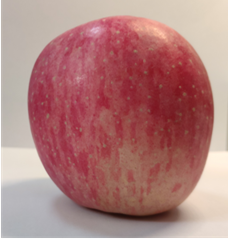
#> input picture 1015.png, 228 x 239 px
$ python huiduhua.py
#> lines starting #> are read from the running program, lines starting #| are printed output that depends on the picture; after the words box and inside, x2 and y2 are one past the last pixel; in counts of white or black regions, pixels touching at a corner belong together
import numpy as np
import cv2
import matplotlib.pyplot as plt

img = cv2.imread('1015.png', 0)
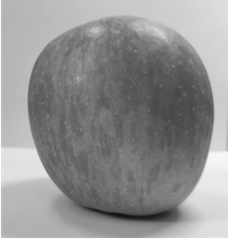
#> img: shape (239, 228); min 21, max 255, mean 145.5

# [6 lines of commented-out code are left out]
ret, th1 = cv2.threshold(img, 127, 255, cv2.THRESH_BINARY)
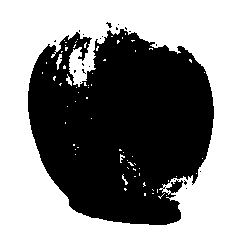
#> th1: shape (239, 228); 50.2% white; 21 black regions (20 under 20 px), largest, box (x1, y1, x2, y2) and area: (28, 29, 214, 225) 27073
# 自适应阈值
th2 = cv2.adaptiveThreshold(
    img, 255, cv2.ADAPTIVE_THRESH_MEAN_C, cv2.THRESH_BINARY, 11, 4)
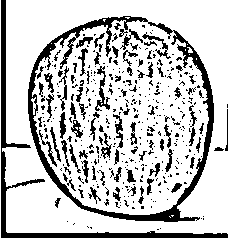
#> th2: shape (239, 228); 77.7% white; 394 black regions (306 under 20 px), largest, box (x1, y1, x2, y2) and area: (28, 16, 214, 222) 3945, (1, 0, 228, 238) 2472, (95, 66, 110, 111) 220
th3 = cv2.adaptiveThreshold(
    img, 255, cv2.ADAPTIVE_THRESH_GAUSSIAN_C, cv2.THRESH_BINARY, 17, 6)
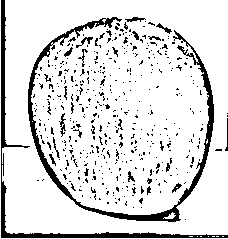
#> th3: shape (239, 228); 86.9% white; 448 black regions (422 under 20 px), largest, box (x1, y1, x2, y2) and area: (28, 17, 214, 222) 2764, (1, 0, 228, 238) 1860, (59, 113, 66, 137) 67
titles = ['Original', 'Global(v = 127)', 'Adaptive Mean', 'Adaptive Gaussian']
images = [img, th1, th2, th3]
for i in range(4):
    plt.subplot(2, 2, i + 1), plt.imshow(images[i], 'gray')
    plt.title(titles[i], fontsize=8)
    plt.xticks([]), plt.yticks([])

plt.show()

$ run again, with 000.png copied over 1015.png
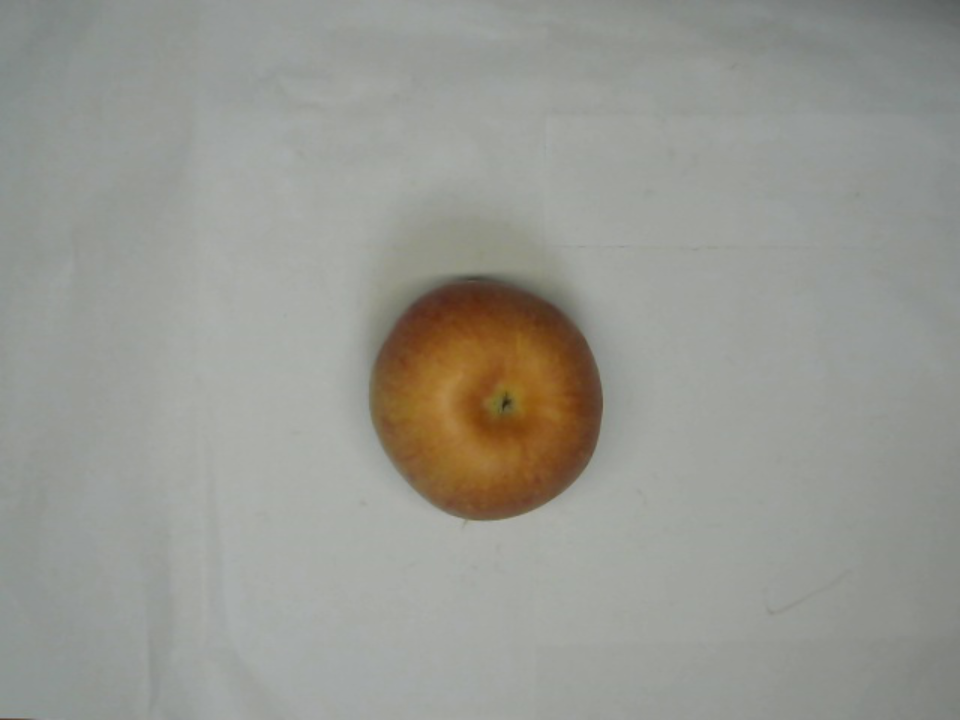
#> input picture 000.png, 960 x 720 px
#> `ret, th1 = cv2.threshold(img, 127, 255, cv2.THRESH_BINARY)`:
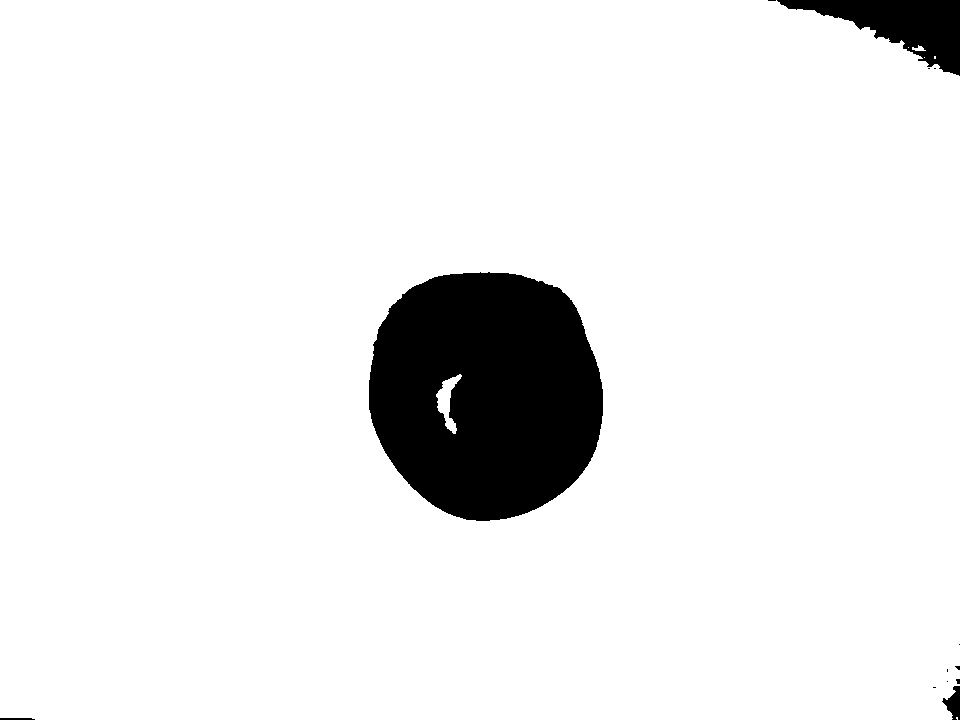
#> th1: shape (720, 960); 92.3% white; 13 black regions (9 under 20 px), largest, box (x1, y1, x2, y2) and area: (369, 272, 603, 521) 46216, (777, 0, 960, 76) 6238, (942, 686, 960, 720) 339, (0, 718, 35, 720) 67
#> th2: shape (720, 960); 99.3% white; 249 black regions (229 under 20 px), largest, box (x1, y1, x2, y2) and area: (369, 291, 603, 521) 3121, (453, 276, 505, 283) 199, (408, 293, 434, 311) 125
#> `th3 = cv2.adaptiveThreshold( img, 255, cv2.ADAPTIVE_THRESH_GAUSSIAN_C,..`:
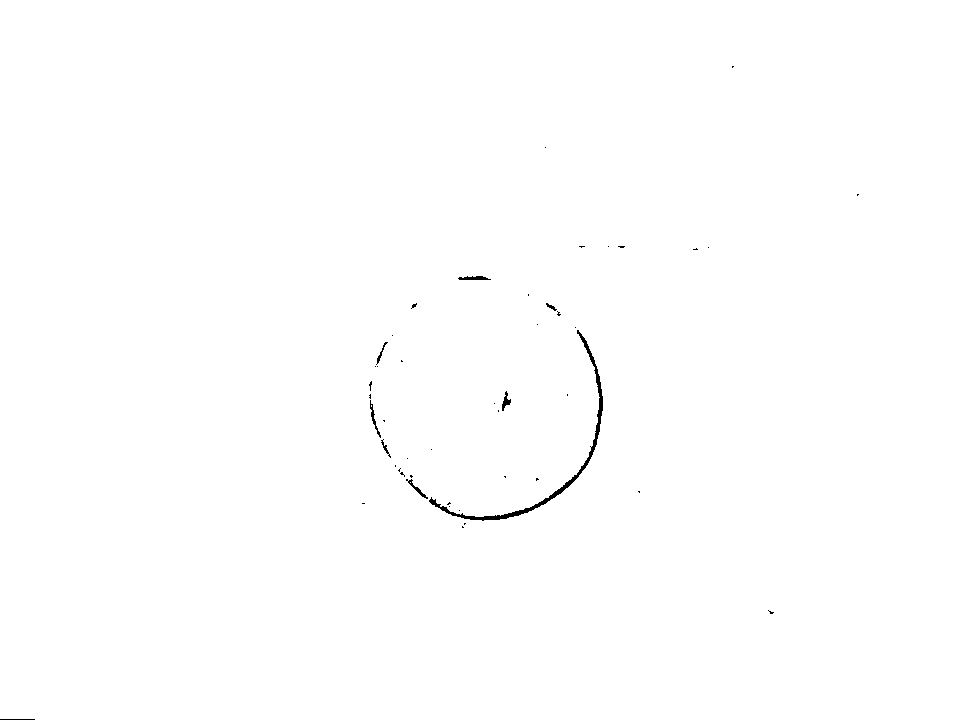
#> th3: shape (720, 960); 99.7% white; 48 black regions (39 under 20 px), largest, box (x1, y1, x2, y2) and area: (429, 330, 603, 521) 1178, (458, 276, 491, 280) 96, (370, 400, 381, 438) 86

$ run again, with 1.png copied over 1015.png
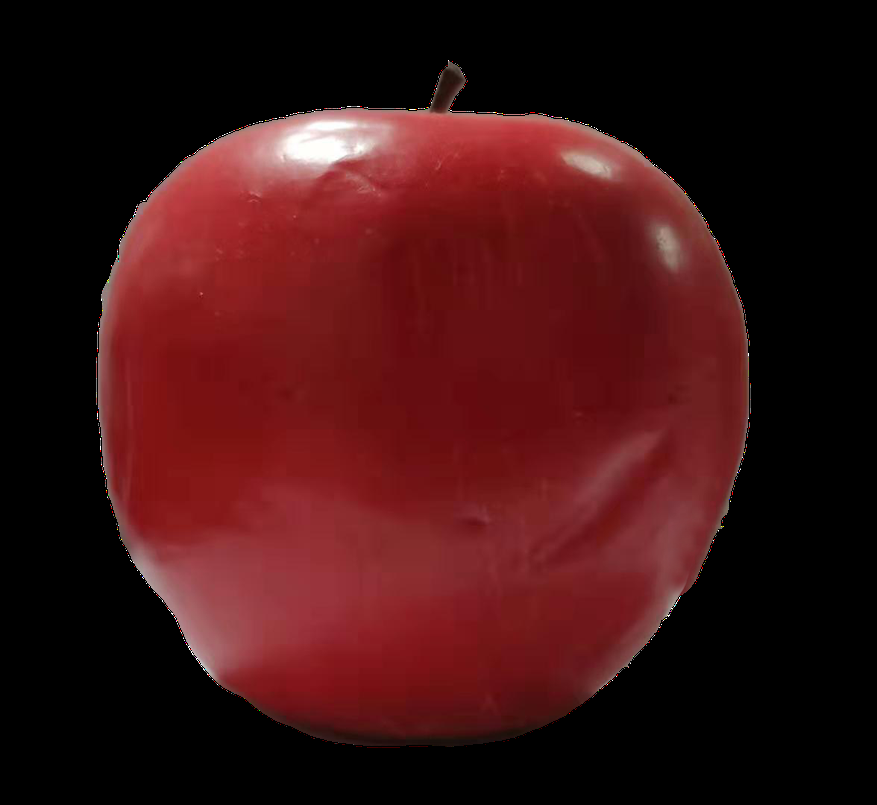
#> input picture 1.png, 877 x 805 px, shrunk from 1176 x 1080 before the run
#> `ret, th1 = cv2.threshold(img, 127, 255, cv2.THRESH_BINARY)`:
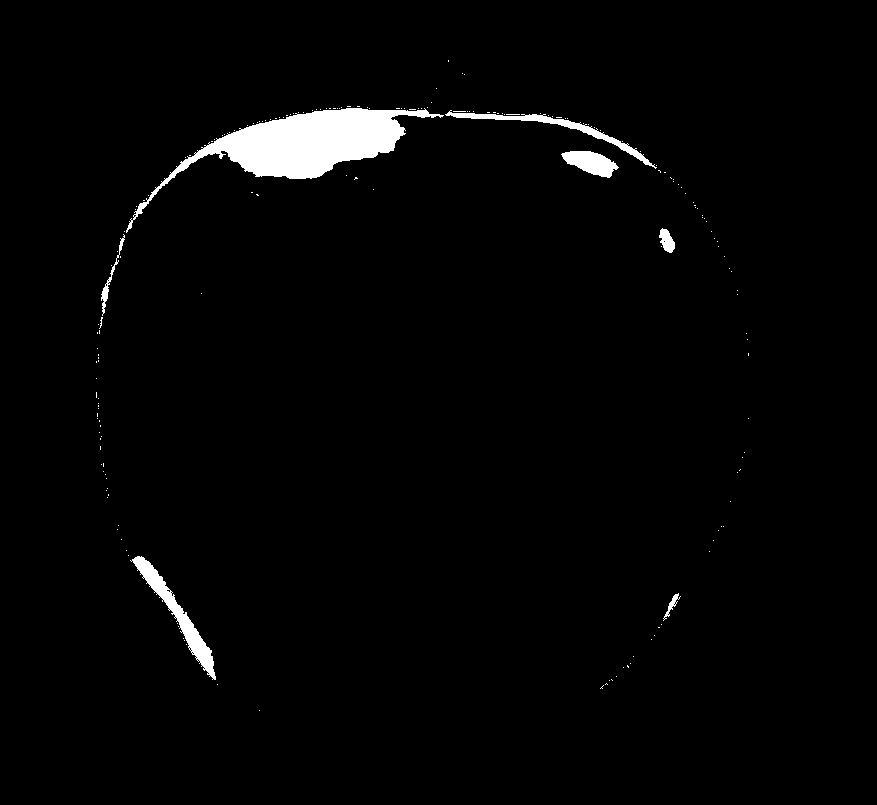
#> th1: shape (805, 877); 2.1% white; 189 white regions (182 under 20 px), largest, box (x1, y1, x2, y2) and area: (126, 108, 444, 233) 9966, (130, 556, 216, 680) 1822, (445, 110, 657, 169) 1261
#> th2: shape (805, 877); 97.1% white; 558 black regions (497 under 20 px), largest, box (x1, y1, x2, y2) and area: (91, 56, 756, 751) 12762, (430, 70, 462, 113) 496, (328, 153, 391, 190) 491
#> `th3 = cv2.adaptiveThreshold( img, 255, cv2.ADAPTIVE_THRESH_GAUSSIAN_C,..`:
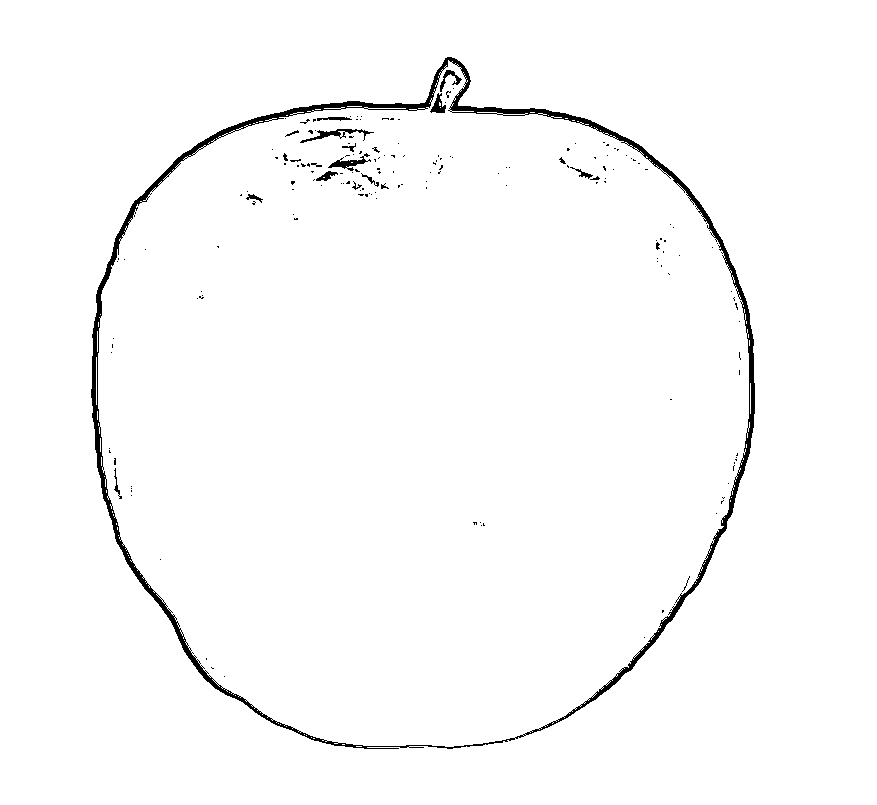
#> th3: shape (805, 877); 98.2% white; 178 black regions (158 under 20 px), largest, box (x1, y1, x2, y2) and area: (91, 57, 755, 749) 10487, (300, 129, 374, 143) 278, (328, 153, 371, 171) 241
